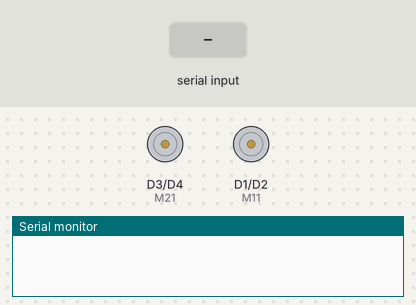
A sketch run on a simulated ESP8266 (NodeMCU). Shown: motor-driver pin pairs drawn as motors (green arrow = first pin HIGH = forward, orange = second pin HIGH = backward, longer = more drive), the last lines printed to the serial monitor. The inputs (shaded band) are chosen by the test bench.

Above: at 1.2 s.
1.3 s: "forward" received over Serial
At 2.4 s:
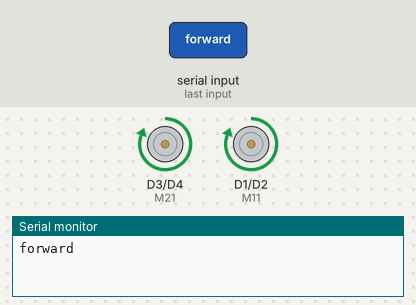
2.8 s: "backward" received over Serial
At 3.9 s:
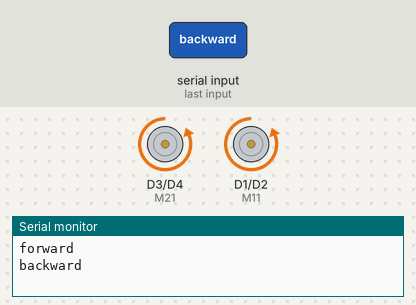
4.3 s: "left" received over Serial
At 4.7 s:
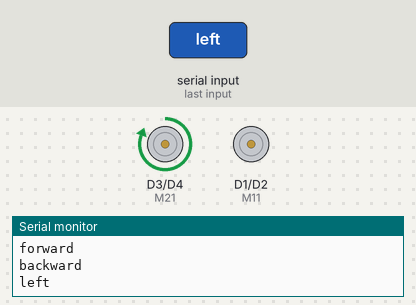
5.8 s: "right" received over Serial
At 6.2 s:
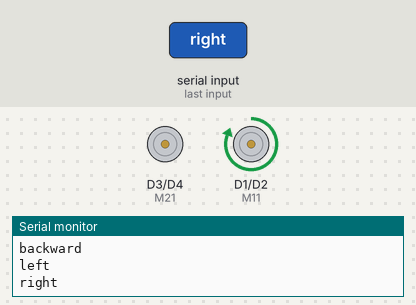
Timing chart, 0 to 8.3 s (numbered marks = the images above; inputs shaded):
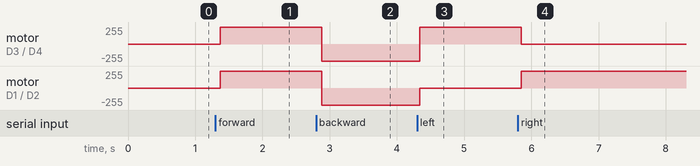

The sketch:

Voice_Controlled_Robot.ino
```cpp
String voice;
int
M11 = D1, //Connect Motor 1 Blue wire To Pin #D1
M12 = D2, //Connect Motor 1 Violet wire To Pin #D2
M21 = D3, //Connect Motor 2 Blue wire To Pin #D3
M22 = D4; //Connect Motor 2 Violet wire To Pin #D4

//--------------------------Call A Function-------------------------------//
void forward() {
     digitalWrite(M11, HIGH);
     digitalWrite(M12, LOW);
     digitalWrite(M21, HIGH);
     digitalWrite(M22, LOW);
     }

void backward(){
     digitalWrite(M11, LOW);
     digitalWrite(M12, HIGH);
     digitalWrite(M21, LOW);
     digitalWrite(M22, HIGH);

}
void left(){
     digitalWrite(M11, LOW);
     digitalWrite(M12, LOW);
     digitalWrite(M21, HIGH);
     digitalWrite(M22, LOW);
     }
void right(){
     digitalWrite(M11, HIGH);
     digitalWrite(M12, LOW);
     digitalWrite(M21, LOW);
     digitalWrite(M22, LOW);
     }
void stay(){
     digitalWrite(M11, LOW);
     digitalWrite(M12, LOW);
     digitalWrite(M21, LOW);
     digitalWrite(M22, LOW);
     }

//-----------------------------------------------------------------------//
 void setup() {
  Serial.begin(9600);
  pinMode(M11, OUTPUT);
  pinMode(M12, OUTPUT);
  pinMode(M21, OUTPUT);
  pinMode(M22, OUTPUT);

}
//-----------------------------------------------------------------------//
 void loop() {
  while (Serial.available()){  //Check if there is an available byte to read
  delay(10); //Delay added to make thing stable
  char c = Serial.read(); //Conduct a serial read
  if (c == '#') {break;} //Exit the loop when the # is detected after the word
  voice += c; //Shorthand for voice = voice + c
  }
  if (voice.length() > 0) {
    Serial.println(voice);
//-----------------------------------------------------------------------//
  //----------Control Multiple Pins/ LEDs----------//
       if(voice == "forward") {forward();}  //Move Robot Forward (Call Function)
  else if(voice == "backward"){backward();} //Move Robot Backward (Call Function)
  else if(voice == "left"){left();} //Move Robot Left (Call Function)
  else if(voice == "right"){right();} //Move Robot right (Call Function)
  else if(voice == "stop"){stay();} //Stop Robot (Call Function)


//-----------------------------------------------------------------------//
voice="";}} //Reset the variable after initiating
```

Measured:
- after the input at 1.3 s, motor on D3 (M21) / D4 (M22), motor on D1 (M11) / D2 (M12): stopped → forward 255/255 after 0.07 s
- after the input at 2.8 s, motor on D3 (M21) / D4 (M22), motor on D1 (M11) / D2 (M12): forward 255/255 → backward 255/255 after 0.08 s
- after the input at 4.3 s, motor on D3 (M21) / D4 (M22): backward 255/255 → forward 255/255 at once; motor on D1 (M11) / D2 (M12): backward 255/255 → stopped at once
- after the input at 5.8 s, motor on D3 (M21) / D4 (M22): forward 255/255 → stopped after 0.05 s; motor on D1 (M11) / D2 (M12): stopped → forward 255/255 after 0.05 s
